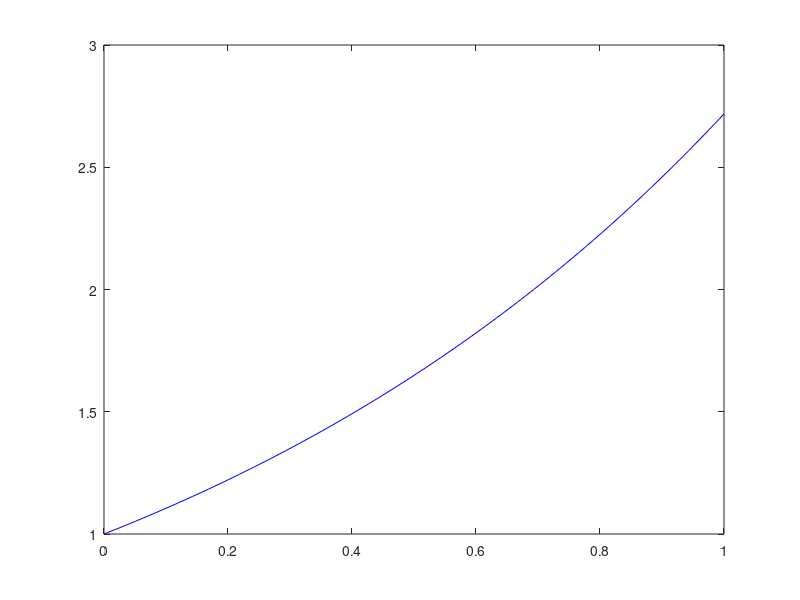
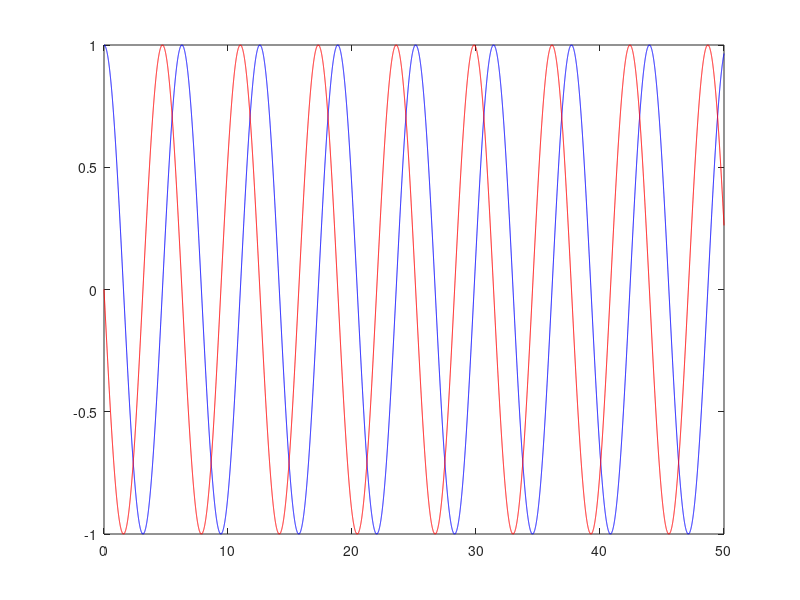

These charts were generated, in order, by the following MATLAB code:

%% COMPARE TO: ODEs_eulermethod_demo.m

%% ODE45 demo - single ODE

tspan = [0 1];    % time interval
y0 = 1;           % initial condition

k = 1;
foo = @(t,y) k*y; % this function is the f(t,y) in the DE

[t,y] = ode45(foo,tspan,y0);  
% calls DE func., tspan, initial condition
% outputs vector t of time values and corresponding vector y of y(t)

figure(2)
plot(t,y,'b')

%%

% ODE45 demo - system of 2 ODEs

% system: x1' = x2, x2' = -x1
% y is given as a vector with x1 and x2 as components

tspan = [0 50];
y0 = [1; 0];  % initial conditions for x1(0) and x2(0)

bar = @(t,y) [y(2); -y(1)];
% two components: dx1/dt and dx2/dt

[t,y] = ode45(bar,tspan,y0,odeset('MaxStep',0.01));

figure(4)
plot(t,y(:,1),'b',t,y(:,2),'r')  % x1(t) plotted in blue (first col of y)

